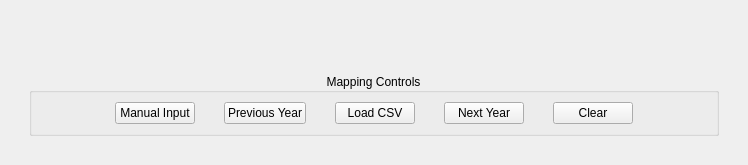
      <widget class="QWidget" name="mapping_panel_page">
       <layout class="QGridLayout" name="gridLayout_13">
        <item row="0" column="0">
         <widget class="QWidget" name="mapping_panel" native="true">
          <property name="layoutDirection">
           <enum>Qt::LayoutDirection::LeftToRight</enum>
          </property>
          <layout class="QVBoxLayout" name="verticalLayout_9" stretch="80,20">
           <item>
            <widget class="QWidget" name="mapping_image_widget" native="true">
             <layout class="QHBoxLayout" name="horizontalLayout_6">
              <item>
               <spacer name="horizontalSpacer_12">
                <property name="orientation">
                 <enum>Qt::Orientation::Horizontal</enum>
                </property>
                <property name="sizeHint" stdset="0">
                 <size>
                  <width>40</width>
                  <height>20</height>
                 </size>
                </property>
               </spacer>
              </item>
              <item>
               <widget class="QLabel" name="mapLabel">
                <property name="enabled">
                 <bool>true</bool>
                </property>
                <property name="sizePolicy">
                 <sizepolicy hsizetype="Expanding" vsizetype="Expanding">
                  <horstretch>0</horstretch>
                  <verstretch>0</verstretch>
                 </sizepolicy>
                </property>
                <property name="minimumSize">
                 <size>
                  <width>0</width>
                  <height>0</height>
                 </size>
                </property>
                <property name="text">
                 <string/>
                </property>
                <property name="alignment">
                 <set>Qt::AlignmentFlag::AlignCenter</set>
                </property>
               </widget>
              </item>
              <item>
               <spacer name="horizontalSpacer_13">
                <property name="orientation">
                 <enum>Qt::Orientation::Horizontal</enum>
                </property>
                <property name="sizeHint" stdset="0">
                 <size>
                  <width>40</width>
                  <height>20</height>
                 </size>
                </property>
               </spacer>
              </item>
             </layout>
            </widget>
           </item>
           <item>
            <widget class="QWidget" name="mapping_button_widget" native="true">
             <layout class="QGridLayout" name="gridLayout_14">
              <item row="0" column="0">
               <widget class="QGroupBox" name="groupBox">
                <property name="title">
                 <string>Mapping Controls</string>
                </property>
                <property name="alignment">
                 <set>Qt::AlignmentFlag::AlignCenter</set>
                </property>
                <layout class="QHBoxLayout" name="horizontalLayout_2" stretch="13,10,4,10,4,10,4,10,4,10,13">
                 <item>
                  <spacer name="horizontalSpacer_5">
                   <property name="orientation">
                    <enum>Qt::Orientation::Horizontal</enum>
                   </property>
                   <property name="sizeHint" stdset="0">
                    <size>
                     <width>40</width>
                     <height>20</height>
                    </size>
                   </property>
                  </spacer>
                 </item>
                 <item>
                  <widget class="QPushButton" name="mappingFailsafeButton">
                   <property name="text">
                    <string>Manual Input</string>
                   </property>
                  </widget>
                 </item>
                 <item>
                  <spacer name="horizontalSpacer_7">
                   <property name="orientation">
                    <enum>Qt::Orientation::Horizontal</enum>
                   </property>
                   <property name="sizeHint" stdset="0">
                    <size>
                     <width>40</width>
                     <height>20</height>
                    </size>
                   </property>
                  </spacer>
                 </item>
                 <item>
                  <widget class="QPushButton" name="previous">
                   <property name="text">
                    <string>Previous Year</string>
                   </property>
                  </widget>
                 </item>
                 <item>
                  <spacer name="horizontalSpacer_9">
                   <property name="orientation">
                    <enum>Qt::Orientation::Horizontal</enum>
                   </property>
                   <property name="sizeHint" stdset="0">
                    <size>
                     <width>40</width>
                     <height>20</height>
                    </size>
                   </property>
                  </spacer>
                 </item>
                 <item>
                  <widget class="QPushButton" name="attachFileMapping">
                   <property name="text">
                    <string>Load CSV</string>
                   </property>
                  </widget>
                 </item>
                 <item>
                  <spacer name="horizontalSpacer_11">
                   <property name="orientation">
                    <enum>Qt::Orientation::Horizontal</enum>
                   </property>
                   <property name="sizeHint" stdset="0">
                    <size>
                     <width>40</width>
                     <height>20</height>
                    </size>
                   </property>
                  </spacer>
                 </item>
                 <item>
                  <widget class="QPushButton" name="next">
                   <property name="text">
                    <string>Next Year</string>
                   </property>
                  </widget>
                 </item>
                 <item>
                  <spacer name="horizontalSpacer_18">
                   <property name="orientation">
                    <enum>Qt::Orientation::Horizontal</enum>
                   </property>
                   <property name="sizeHint" stdset="0">
                    <size>
                     <width>40</width>
                     <height>20</height>
                    </size>
                   </property>
                  </spacer>
                 </item>
                 <item>
                  <widget class="QPushButton" name="mappingResetButton">
                   <property name="text">
                    <string>Clear</string>
                   </property>
                  </widget>
                 </item>
                 <item>
                  <spacer name="horizontalSpacer_6">
                   <property name="orientation">
                    <enum>Qt::Orientation::Horizontal</enum>
                   </property>
                   <property name="sizeHint" stdset="0">
                    <size>
                     <width>40</width>
                     <height>20</height>
                    </size>
                   </property>
                  </spacer>
                 </item>
                </layout>
               </widget>
              </item>
             </layout>
            </widget>
           </item>
          </layout>
         </widget>
        </item>
       </layout>
      </widget>
